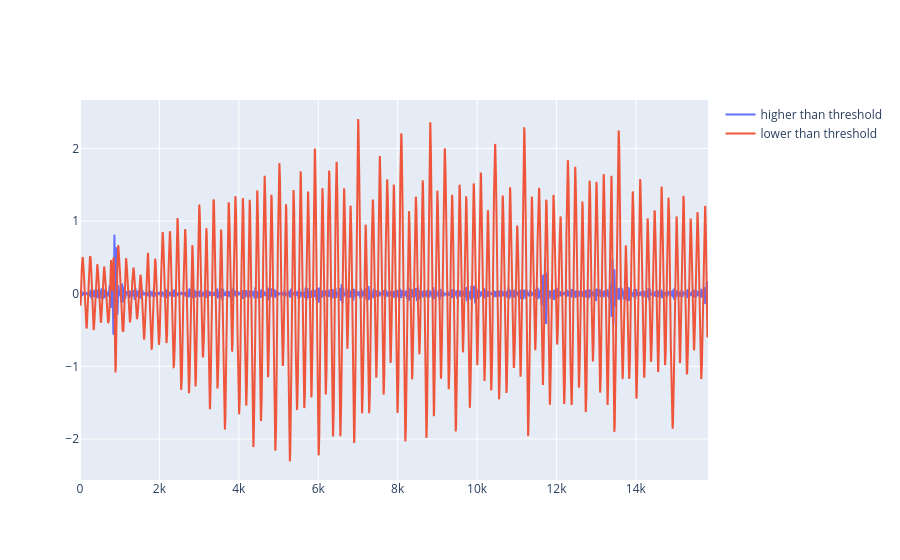

Notebook code for this chart:
### Code cell
def trim(data, ratio):
    lim = int((1 - ratio) / 2 * len(data))
    if lim == 0:
        return data
    return data[lim:-lim]

# Add number to plot_centres to plot reconstructions of all nodes belonging to the cluster
# plot_centres = [i for i in range(5)]
plot_centres = np.arange(len(centers_sorted)) 
plot_centres = plot_centres[centers_sorted['kurtosis']>threshold]
reconstructions = [np.zeros(len(data_preprocessed)) for _ in range(2)]

for ii, (node, assignment) in enumerate(
    zip(tr_obj.get_leaf_nodes(freq_threshold=freq_threshold), labels_sorted)
):
    if int(assignment) in plot_centres:
        # List reconstructions
        rec_signal = inv.inv_node(node)

        j = 0 if sf.kurtosis(trim(rec_signal, inv_keep_ratio)) > threshold else 1  # shorten name for readability
        reconstructions[j] = reconstructions[j] + rec_signal
    else:
        rec_signal = inv.inv_node(node)
        reconstructions[1] += rec_signal


fig = go.Figure()
fig.add_trace(
    go.Scatter(
        y=reconstructions[0],
        mode="lines",
        name="higher than threshold",
    )
)
fig.add_trace(
    go.Scatter(
        y=reconstructions[1],
        mode="lines",
        name="lower than threshold",
    )
)
fig.show()

### Figure 1 — Plotly figure (JSON) as saved in the notebook; plotly's stock layout.template omitted (floating-point values rounded to 4 significant figures; data arrays with more than 128 entries replaced by an {"elided": "..."} marker saying what was removed)
{"data": [{"mode": "lines", "name": "higher than threshold", "type": "scatter", "y": {"elided": "15818 float values"}}, {"mode": "lines", "name": "lower than threshold", "type": "scatter", "y": {"elided": "15818 float values"}}], "layout": {}}
